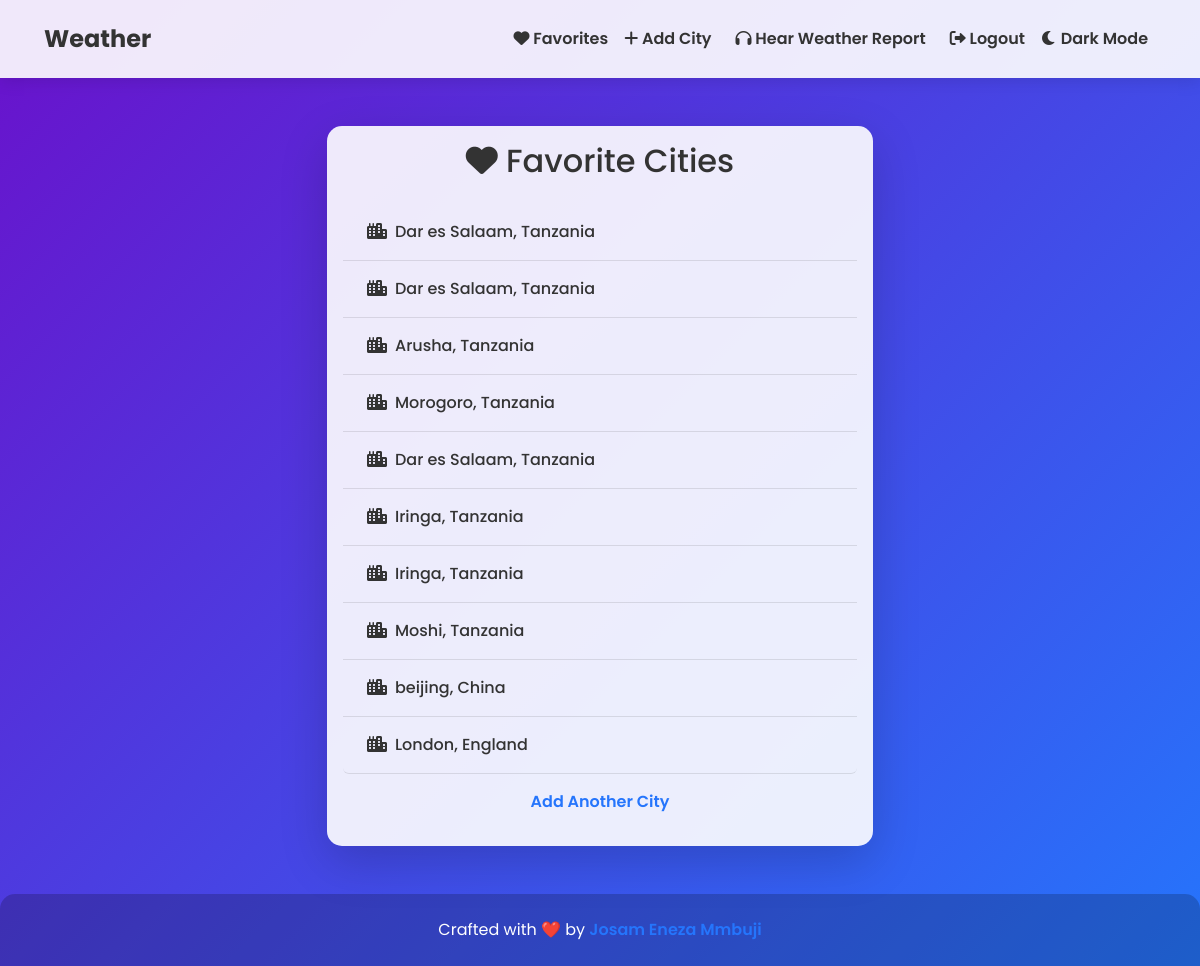
The page /favorite-cities/ (signed in) on the database as committed earlier.
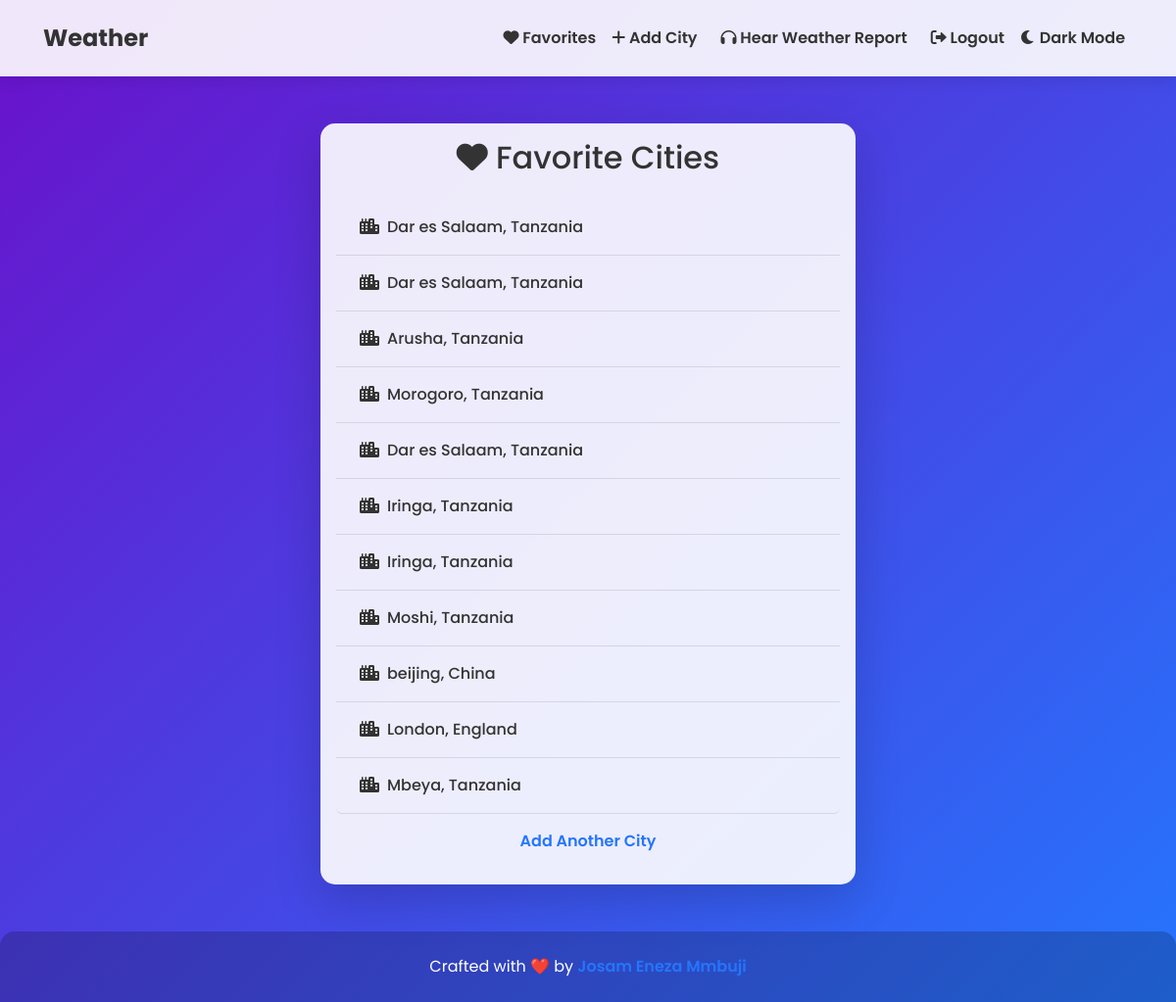
The same page on the database as committed later.
### weather/models.py (models this page shows, shortened)
class FavoriteCity(models.Model):
    user = models.ForeignKey(User, on_delete=models.CASCADE)  # Link to the user
    city = models.CharField(max_length=100)  # City name
    country = models.CharField(max_length=100)  # Country name

### weather/views.py (the view)
# urls.py: path('favorite-cities/', views.favorite_cities, name='favorite_cities'),
@login_required
def favorite_cities(request):
    favorite_cities = FavoriteCity.objects.filter(user=request.user)
    return render(request, 'weather/favorite_cities.html', {'favorite_cities': favorite_cities})

### weather/templates/weather/favorite_cities.html (shortened to what this page needs)
<!DOCTYPE html>
<html lang="en">
<head>
    <link href="https://cdn.jsdelivr.net/npm/bootstrap@5.3.0/dist/css/bootstrap.min.css" rel="stylesheet">
    <link rel="stylesheet" href="https://cdnjs.cloudflare.com/ajax/libs/font-awesome/6.0.0-beta3/css/all.min.css">
</head>
<body>
    <nav class="navbar navbar-expand-lg">
        <div class="container">
            <a class="navbar-brand" href="/">Weather</a>
            <div class="collapse navbar-collapse" id="navbarNav">
                <ul class="navbar-nav ms-auto">
                    {% if user.is_authenticated %}
                        <li class="nav-item">
                            <a class="nav-link" href="/favorite-cities/"><i class="fas fa-heart"></i> Favorites</a>
                        </li>
                        <li class="nav-item">
                            <a class="nav-link" href="/add-favorite-city/"><i class="fas fa-plus"></i> Add City</a>
                        </li>
                        <li class="nav-item">
                            <a class="nav-link" href="#" id="speak-weather" onclick="alert('Weather report is not available on this page. Please visit the dashboard.');"><i class="fas fa-headphones"></i> Hear Weather Report</a>
                        </li>
                        <li class="nav-item">
                            <a class="nav-link" href="/logout/"><i class="fas fa-sign-out-alt"></i> Logout</a>
                        </li>
                    {% else %}
                        <li class="nav-item">
                            <a class="nav-link" href="/login/"><i class="fas fa-sign-in-alt"></i> Login</a>
                        </li>
                    {% endif %}
                    <li class="nav-item">
                        <button class="btn btn-link nav-link" onclick="toggleDarkMode()" id="theme-toggle">
                            <i id="theme-icon" class="fas fa-moon"></i>
                            <span id="theme-text">Dark Mode</span>
                        </button>
                    </li>
                </ul>
            </div>
        </div>
    </nav>
    <div class="container py-5 flex-grow-1">
        <div class="row justify-content-center">
            <div class="col-md-8 col-lg-6">
                <div class="card shadow-lg" style="animation: fadeInUp 0.5s ease-in-out;">
                    <div class="card-body">
                        <h2 class="card-title text-center mb-4"><i class="fas fa-heart"></i> Favorite Cities</h2>
                        {% if favorite_cities %}
                            <ul class="list-group">
                                {% for city in favorite_cities %}
                                    <li class="list-group-item">
                                        <a href="/?city={{ city.city }}"><i class="fas fa-city me-2"></i>{{ city.city }}, {{ city.country }}</a>
                                    </li>
                                {% endfor %}
                            </ul>
                        {% else %}
                            <p class="text-center">No favorite cities yet. Add some to get started!</p>
                        {% endif %}
                        <div class="text-center mt-3">
                            <p><a href="/add-favorite-city/" style="color: var(--accent-color); text-decoration: none; font-weight: 600;">Add Another City</a></p>
                        </div>
                    </div>
                </div>
            </div>
        </div>
    </div>
    <footer>
        <p class="mb-0">Crafted with ❤️ by <a href="https://github.com/" target="_blank">Josam Eneza Mmbuji</a></p>
    </footer>
</body>
</html>

### weather/templates/weather/favorite_cities.html (style rules this page uses)
:root { --bg-color: linear-gradient(135deg, #6a11cb, #2575fc); --text-color: #fff; --navbar-bg: rgba(255, 255, 255, 0.9); --card-bg: rgba(255, 255, 255, 0.9); --card-text: #333; --footer-bg: rgba(0, 0, 0, 0.2); --accent-color: #2575fc; --btn-gradient: linear-gradient(135deg, #3498db, #8e44ad); --shadow: 0 4px 15px rgba(0, 0, 0, 0.1); --transition: all 0.3s ease; }
body { background: var(--bg-color); color: var(--text-color); font-family: 'Poppins', sans-serif; min-height: 100vh; display: flex; flex-direction: column; transition: var(--transition); }
.navbar { background: var(--navbar-bg); box-shadow: var(--shadow); padding: 1rem 2rem; }
.navbar-brand { font-weight: 700; font-size: 1.5rem; color: #333 !important; }
.nav-link { color: #333 !important; font-weight: 600; transition: var(--transition); }
.btn-link.nav-link { color: #333 !important; }
#speak-weather { color: var(--text-color); padding: 0.5rem 1rem; border-radius: 25px; transition: var(--transition); }
.card { border: none; border-radius: 15px; box-shadow: var(--shadow); background: var(--card-bg); color: var(--card-text); transition: var(--transition); }
.list-group-item { background: transparent; border: none; border-bottom: 1px solid rgba(0, 0, 0, 0.1); padding: 1rem 1.5rem; transition: var(--transition); }
.list-group-item a { color: var(--card-text); text-decoration: none; font-weight: 500; transition: var(--transition); }
footer { margin-top: auto; padding: 1.5rem; text-align: center; background: var(--footer-bg); color: var(--text-color); border-radius: 15px 15px 0 0; }
footer a { color: var(--accent-color); text-decoration: none; font-weight: 600; }

Rows that differ between the two databases and show on the page:
added FavoriteCity: city "Mbeya", country "Tanzania"
